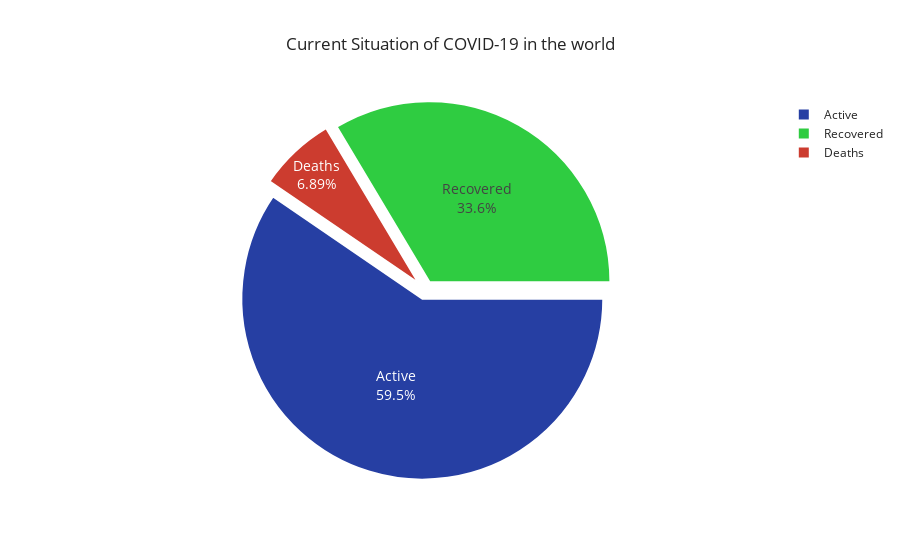

Here is the notebook cell this chart was saved with:
### Code cell
temp = dataset.groupby('Date')['Confirmed', 'Deaths', 'Recovered', 'Active'].sum().reset_index()
temp = temp[temp['Date']==max(temp['Date'])].reset_index(drop=True)
temp1 = temp.melt(id_vars="Date", value_vars=['Active', 'Deaths', 'Recovered'])
fig = px.pie(temp1,
             values= 'value',labels=['Active Cases','Cured','Death'],
             names="variable",
             title="Current Situation of COVID-19 in the world",
             template="seaborn")
fig.update_traces(hoverinfo='label+percent',textinfo='value', textfont_size=14,
                  marker=dict(colors=['#263fa3','#cc3c2f','#2fcc41'], line=dict(color='#FFFFFF', width=2)))
fig.update_traces(textposition='inside')
fig.update_traces(rotation=90, pull=0.05, textinfo="percent+label")
fig.show()

### Figure 1 — Plotly figure (JSON) as saved in the notebook; plotly's stock layout.template omitted (floating-point values rounded to 4 significant figures)
{"data": [{"textposition": "inside", "hovertemplate": "variable=%{label}<br>value=%{value}", "domain": {"y": [0, 1], "x": [0, 1]}, "legendgroup": "", "name": "", "pull": 0.05, "type": "pie", "labels": ["Active", "Deaths", "Recovered"], "showlegend": true, "hoverlabel": {"namelength": 0}, "values": [2442197, 282709, 1376787], "hoverinfo": "label+percent", "marker": {"colors": ["#263fa3", "#cc3c2f", "#2fcc41"], "line": {"color": "#FFFFFF", "width": 2}}, "textinfo": "percent+label", "rotation": 90, "textfont": {"size": 14}}], "layout": {"legend": {"tracegroupgap": 0}, "title": {"text": "Current Situation of COVID-19 in the world"}}}
